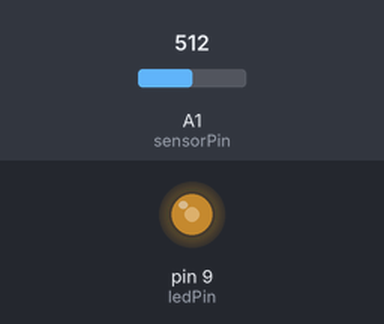
Recording of a sketch running on a simulated Arduino Uno, built with avr-gcc and run on an emulated ATmega328P. Shown: output pins drawn as LEDs (lit = HIGH). The inputs (shaded band) are chosen by the test bench; at power-on: A1 (sensorPin) = 512.

Above: at 1.2 s.
1.3 s: A1 (sensorPin) set to 716
At 2.5 s:
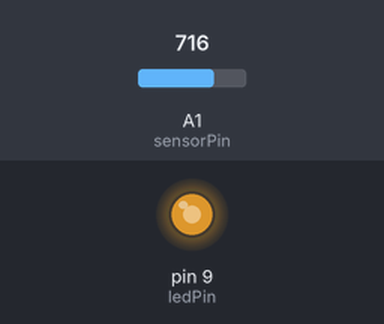
2.8 s: A1 (sensorPin) set to 900
At 3.6 s:
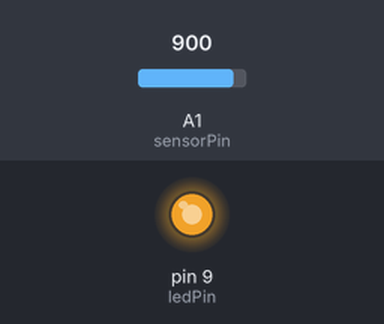
4.3 s: A1 (sensorPin) set to 122
At 4.7 s:
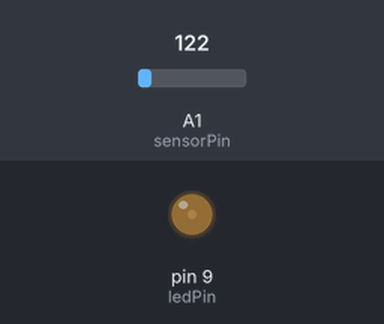
5.8 s: A1 (sensorPin) set to 0
At 7.0 s:
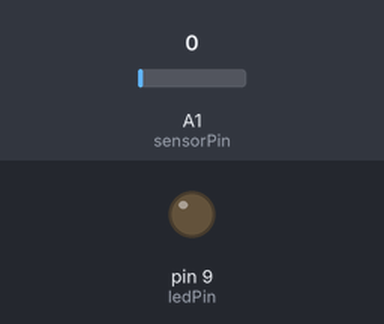
7.3 s: A1 (sensorPin) set to 511
At 8.2 s:
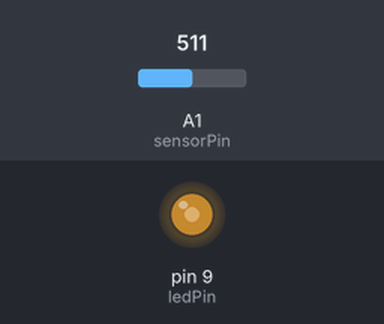
Timing chart, 0 to 9.8 s (numbered marks = the images above; inputs shaded):
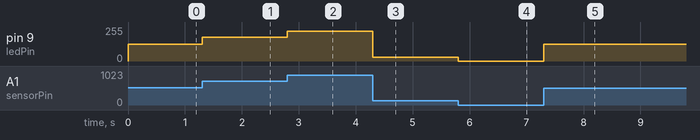

Measured:
- after the input at 1.3 s, pin 9 (ledPin): 127/255 → 178/255 at once
- after the input at 2.8 s, pin 9 (ledPin): 178/255 → 224/255 at once
- after the input at 4.3 s, pin 9 (ledPin): 224/255 → 30/255 at once
- after the input at 5.8 s, pin 9 (ledPin): 30/255 → 0/255 at once
- after the input at 7.3 s, pin 9 (ledPin): 0/255 → 127/255 at once

The sketch:

Latihan_06.ino
```cpp
/* Bluino Starter Shield
   Latihan 06 Membaca Sensor Cahaya

   Use a photoresistor (light sensor) to control the brightnessof a LED.

   Version 1.0 9/2017 MK
*/

const int sensorPin = A1;
const int ledPin = 9;


int lightLevel;  // We'll also set up some global variables for the light level
int calibratedlightLevel; // used to store the scaled / calibrated lightLevel

void setup() {
  pinMode(ledPin, OUTPUT);    // Set up the LED pin to be an output.
}

void loop() {
  lightLevel = analogRead(sensorPin);  // reads the voltage on the sensorPin

  calibratedlightLevel = map(lightLevel, 0, 1023, 0, 255);  // scale the lightLevel from 0 - 1023 range to 0 - 255 range.
                                                  // the map() function applies a linear scale / offset.
                                                  // map(inputValue, fromMin, fromMax, toMin, toMax);

  analogWrite(ledPin, calibratedlightLevel);    // set the led level based on the input lightLevel.
}
```
